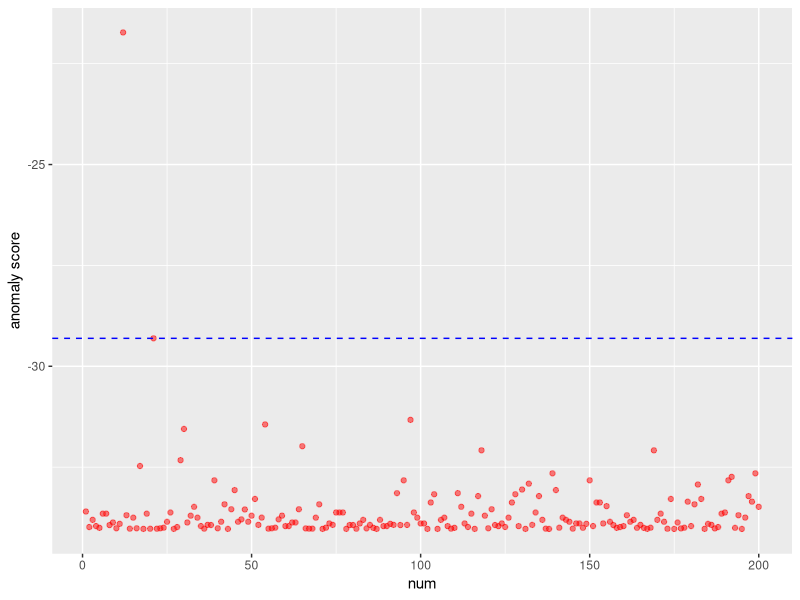
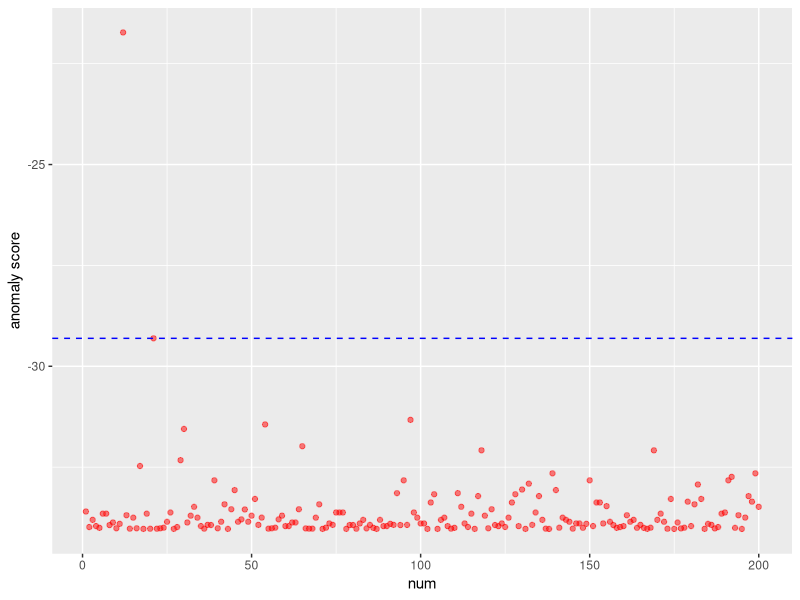

The R source for these figures, in order:
library(ggplot2)
library(car)
library(MASS)

N = length(Davis$weight)
mu = mean(Davis$weight)
si = sd(Davis$weight)
kmo = (mu/si)^2
smo = si^2/mu
ml = fitdistr(Davis$weight, "gamma")
kml = ml$estimate["shape"]
sml = 1/ml$estimate["rate"]

a = Davis$weight/smo - (kmo -1)*log(Davis$weight/smo)
th = order(a, decreasing = T)[0.01*N]

g = ggplot() + geom_point(aes(1:200, a), colour="red", alpha=0.5) + labs(x="num", y="anomaly score") + geom_hline(yintercept = a[th], colour="blue", linetype="dashed")
plot(g)
ggsave("chap3/img/gammma.jpg", g)

